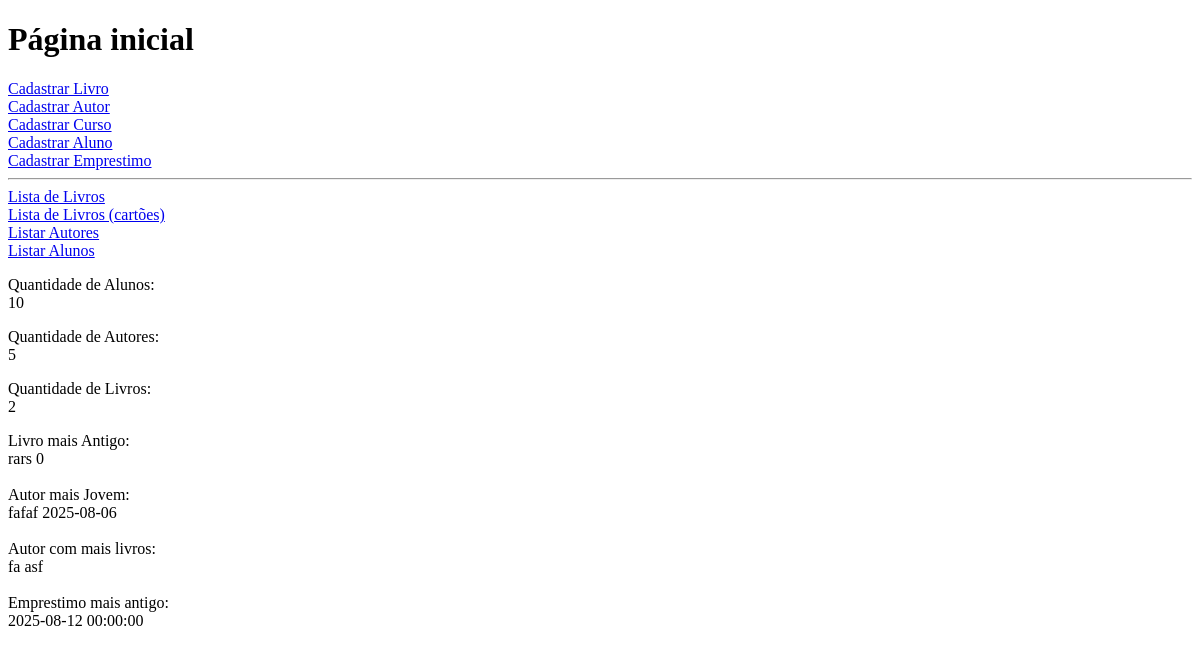
/, run on an earlier commit of the app's database.
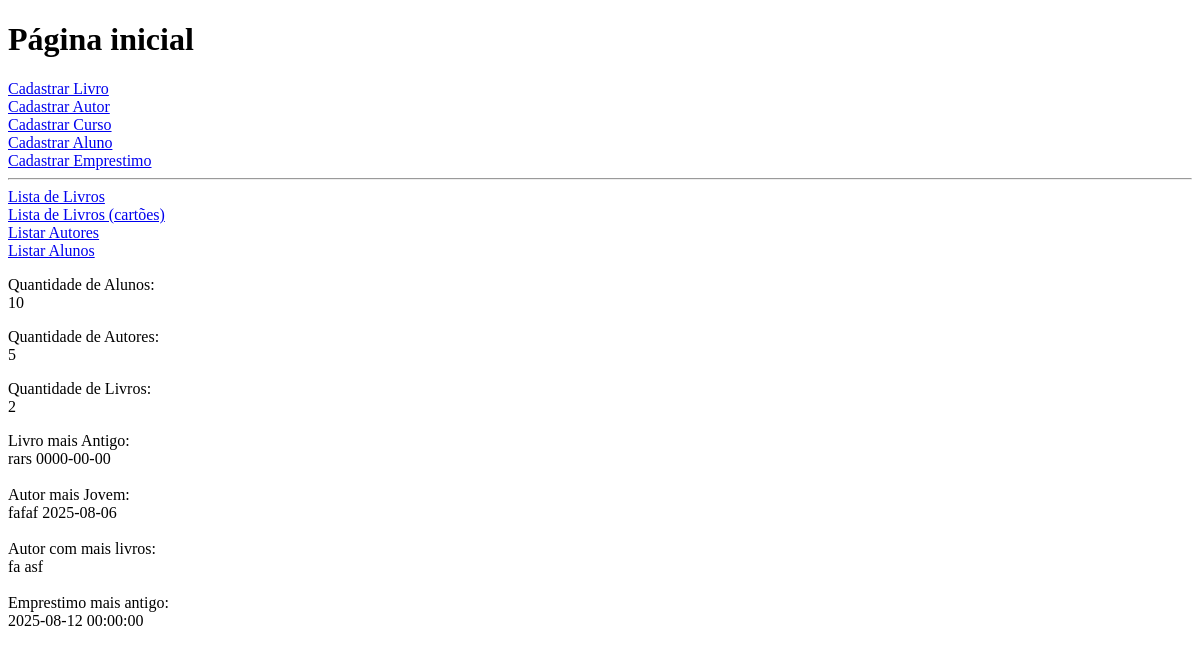
And on a later commit of the database.
### tables this page shows
CREATE TABLE IF NOT EXISTS `tb_livro` (
  `id_livro` INT NOT NULL AUTO_INCREMENT,
  `nome` VARCHAR(100) NOT NULL,
  `genero` VARCHAR(60) NOT NULL,
  `ano` YEAR NOT NULL,
  `foto` VARCHAR(200) NULL,
  `id_livro_autor` INT NOT NULL,
  PRIMARY KEY (`id_livro`),
  INDEX `fk_tb_livro_tb_autor_idx` (`id_autor` ASC) VISIBLE,
  CONSTRAINT `fk_tb_livro_tb_autor`
    FOREIGN KEY (`id_autor`)
    REFERENCES `tb_autor` (`id_autor`)
    ON DELETE NO ACTION
    ON UPDATE NO ACTION);

CREATE TABLE IF NOT EXISTS `tb_autor` (
  `id_autor` INT NOT NULL AUTO_INCREMENT,
  `nome` VARCHAR(100) NOT NULL,
  `data_nascimento` DATE NOT NULL,
  `nacionalidade` VARCHAR(60) NOT NULL,
  PRIMARY KEY (`id_autor`));

CREATE TABLE IF NOT EXISTS `tb_emprestimo` (
  `id_emprestimo` INT NOT NULL AUTO_INCREMENT,
  `id_aluno` INT NOT NULL,
  `id_livro` INT NOT NULL,
  `data_emprestimo` TIMESTAMP NOT NULL,
  `data_devolucao` DATE NOT NULL,
  PRIMARY KEY (`id_emprestimo`),
  INDEX `fk_tb_emprestimo_tb_aluno1_idx` (`id_aluno` ASC) VISIBLE,
  INDEX `fk_tb_emprestimo_tb_livro1_idx` (`id_livro` ASC) VISIBLE,
  CONSTRAINT `fk_tb_emprestimo_tb_aluno1`
    FOREIGN KEY (`id_aluno`)
    REFERENCES `tb_aluno` (`id_aluno`)
    ON DELETE NO ACTION
    ON UPDATE NO ACTION,
  CONSTRAINT `fk_tb_emprestimo_tb_livro1`
    FOREIGN KEY (`id_livro`)
    REFERENCES `tb_livro` (`id_livro`)
    ON DELETE NO ACTION
    ON UPDATE NO ACTION);

### index.php (the view, shortened to what this page needs)
<!DOCTYPE html>
<html lang="en">
<head>
</head>
<body>
    <h1>Página inicial</h1>
    <a href="form_livro.php">Cadastrar Livro</a> <br>
    <a href="form_autor.php">Cadastrar Autor</a> <br>
    <a href="form_curso.php">Cadastrar Curso</a> <br>
    <a href="form_aluno.php">Cadastrar Aluno</a> <br>
    <a href="form_emprestimo.php">Cadastrar Emprestimo</a> <br>
    <hr>
    <a href="listar_livros.php">Lista de Livros</a> <br>
    <a href="listar_livros_2.php">Lista de Livros (cartões)</a> <br>
    <a href="listar_autor.php">Listar Autores</a> <br>
    <a href="listar_aluno.php">Listar Alunos</a>
    <p>
    <?php
    require_once "conexao.php";
        $sql = "Select count(nome) as 'Alunos Cadastrados' FROM tb_aluno;";
        $comando = mysqli_prepare($conexao, $sql);
        mysqli_stmt_execute($comando);
        $resultados = mysqli_stmt_get_result($comando);
        while ($comando = mysqli_fetch_assoc($resultados)) {
            $totalAluno = $comando['Alunos Cadastrados'];
        }
        echo"Quantidade de Alunos: <br> $totalAluno";
    ?>
    </p>
    <p>
    <?php
    require_once "conexao.php";
        $sql = "Select count(nome) as 'Quantidade de Autor' FROM tb_autor";
        $comando = mysqli_prepare($conexao, $sql);
        mysqli_stmt_execute($comando);
        $resultados = mysqli_stmt_get_result($comando);
        while ($comando = mysqli_fetch_assoc($resultados)) {
            $totalAutor = $comando['Quantidade de Autor'];
        }
        echo"Quantidade de Autores: <br> $totalAutor";
    ?>
    </p>
      <p>
    <?php
    require_once "conexao.php";
        $sql = "Select count(nome) as 'Quantidade livro' FROM tb_livro;";
        $comando = mysqli_prepare($conexao, $sql);
        mysqli_stmt_execute($comando);
        $resultados = mysqli_stmt_get_result($comando);
        while ($comando = mysqli_fetch_assoc($resultados)) {
            $totalLivro = $comando['Quantidade livro'];
        }
        echo"Quantidade de Livros: <br> $totalLivro";
    ?>
    </p>
    <?php
    require_once "conexao.php";
        $sql = "select ano as 'Ano do Livro', nome as 'Livro Antigo' from tb_livro order by ano ASC limit 1;";
        $comando = mysqli_prepare($conexao, $sql);
        mysqli_stmt_execute($comando);
        $resultados = mysqli_stmt_get_result($comando);
        while ($comando = mysqli_fetch_assoc($resultados)) {
            $livroAntigo = $comando['Livro Antigo'];
            $anoLivro = $comando['Ano do Livro'];
        }
        echo"Livro mais Antigo: <br> $livroAntigo $anoLivro";
    ?>
     <br><br>
    <?php
    require_once "conexao.php";
        $sql = "select data_nascimento as 'Nascimento', nome as 'Autor mais Jovem' from tb_autor order by data_nascimento DESC limit 1;";
        $comando = mysqli_prepare($conexao, $sql);
        mysqli_stmt_execute($comando);
        $resultados = mysqli_stmt_get_result($comando);
        while ($comando = mysqli_fetch_assoc($resultados)) {
            $autorJovem = $comando['Autor mais Jovem'];
            $autorAno = $comando['Nascimento'];
        }
        echo"Autor mais Jovem: <br> $autorJovem $autorAno";
    ?>
        <br><br>
    <?php
    require_once "conexao.php";
            $sql = "SELECT a.nome, COUNT(l.id_livro) AS quantidade_de_livros FROM tb_autor AS a
                    JOIN tb_livro AS l ON a.id_autor = l.id_autor GROUP BY a.id_autor, a.nome
                    ORDER BY quantidade_de_livros DESC LIMIT 1; ";
            $comando = mysqli_prepare($conexao, $sql);
            mysqli_stmt_execute($comando);
            $resultados = mysqli_stmt_get_result($comando);
            while ($comando = mysqli_fetch_assoc($resultados)) {
                $autorMais = $comando['nome'];
            }
            echo"Autor com mais livros: <br> $autorMais";
            echo "<br>";
            echo "<br>";
        $sql = "SELECT data_emprestimo AS 'Emprestimo antigo' FROM tb_emprestimo ORDER BY data_emprestimo ASC limit 1 ";
        $comando = mysqli_prepare($conexao, $sql);
        mysqli_stmt_execute($comando);
        $resultados = mysqli_stmt_get_result($comando);
        while ($comando = mysqli_fetch_assoc($resultados)) {
            $emprestimoAntigo = $comando['Emprestimo antigo'];
        }
        echo"Emprestimo mais antigo: <br> $emprestimoAntigo";
    ?>
</body>
</html>

What changed in the data, as far as the page shows it:
changed tb_livro "rars": ano "0" → "0000-00-00"
